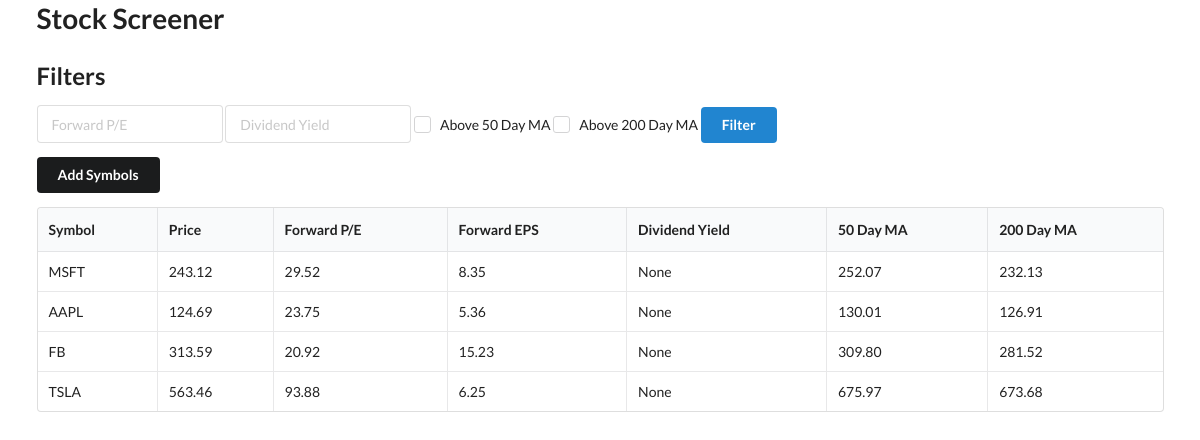
The page / on the database its author committed.
### models.py (models this page shows)
class Stock(Base):
    __tablename__ = "stocks"
    id = Column(Integer, primary_key=True, index=True)
    symbol = Column(String, unique=True, index=True)
    price = Column(Numeric(10, 2))
    forward_pe = Column(Numeric(10, 2))
    forward_eps = Column(Numeric(10, 2))
    dividend_yield = Column(Numeric(10, 2))
    ma50 = Column(Numeric(10, 2))
    ma200 = Column(Numeric(10, 2))

### main.py (the view)
@app.get("/")
def home(request: Request, forward_pe = None, dividend_yield = None, ma50 = None, ma200 = None, db: Session = Depends(get_db)):
    stocks = db.query(Stock)
    if forward_pe:
        stocks = stocks.filter(Stock.forward_pe < forward_pe)
    if dividend_yield:
        stocks = stocks.filter(Stock.dividend_yield > dividend_yield)
    if ma50:
        stocks = stocks.filter(Stock.price > Stock.ma50)
    if ma200:
        stocks = stocks.filter(Stock.price > Stock.ma200)
    stocks = stocks.all()
    return templates.TemplateResponse("home.html", {
        "request": request,
        "stocks": stocks,
        "dividend_yield": dividend_yield,
        "forward_pe": forward_pe,
        "ma200": ma200,
        "ma50": ma50
    })

### templates/home.html (shortened to what this page needs)
{% extends "layout.html" %} {% block content %}
<h2>Filters</h2>
<form method="get">
  <div class="ui input">
    <input
      name="forward_pe"
      type="text"
      placeholder="Forward P/E"
      value="{{ forward_pe or '' }}"
    />
  </div>
  <div class="ui input">
    <input
      name="dividend_yield"
      type="text"
      placeholder="Dividend Yield"
      value="{{ dividend_yield or '' }}"
    />
  </div>
  <div class="ui checkbox">
    <label>Above 50 Day MA</label>
  </div>
  <div class="ui checkbox">
    <label>Above 200 Day MA</label>
  </div>
  <button type="submit" class="ui button primary">Filter</button>
</form>
<button id="add_symbol" class="ui button secondary">Add Symbols</button>
<table class="ui celled table">
  <thead>
    <tr>
      <th>Symbol</th>
      <th>Price</th>
      <th>Forward P/E</th>
      <th>Forward EPS</th>
      <th>Dividend Yield</th>
      <th>50 Day MA</th>
      <th>200 Day MA</th>
    </tr>
  </thead>
  <tbody>
    {% for stock in stocks %}
    <tr>
      <td>{{ stock.symbol }}</td>
      <td>{{ stock.price }}</td>
      <td>{{ stock.forward_pe }}</td>
      <td>{{ stock.forward_eps }}</td>
      <td>{{ stock.dividend_yield }}</td>
      <td>{{ stock.ma50 }}</td>
      <td>{{ stock.ma200 }}</td>
    </tr>
    {% endfor %}
  </tbody>
</table>
{% endblock %}

### templates/layout.html (shortened to what this page needs)
<html>
  <head>
    <link
      rel="stylesheet"
      href="https://cdn.jsdelivr.net/npm/semantic-ui@2.4.2/dist/semantic.min.css"
    />
  </head>
  <body>
    <div class="ui container">
      <h1>Stock Screener</h1>
      {% block content %} {% endblock %}
    </div>
  </body>
</html>

### rows shown on the page
Stock: symbol "MSFT", price "243.12", forward_pe "29.52", forward_eps "8.35", dividend_yield "None", ma50 "252.07", ma200 "232.13"
Stock: symbol "AAPL", price "124.69", forward_pe "23.75", forward_eps "5.36", dividend_yield "None", ma50 "130.01", ma200 "126.91"
Stock: symbol "FB", price "313.59", forward_pe "20.92", forward_eps "15.23", dividend_yield "None", ma50 "309.80", ma200 "281.52"
Stock: symbol "TSLA", price "563.46", forward_pe "93.88", forward_eps "6.25", dividend_yield "None", ma50 "675.97", ma200 "673.68"
